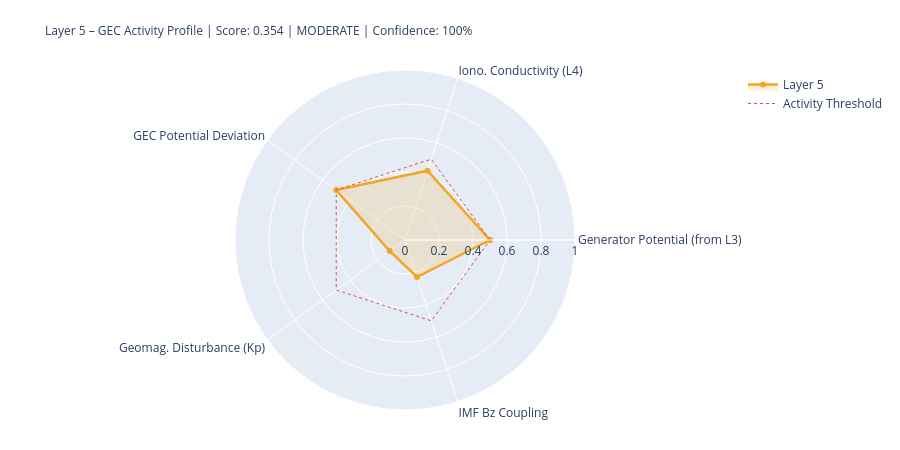

The notebook cell saved with this chart:
### Markdown cell above
---
## 5. State Assessment & Handoff to Layer 6

### Code cell
# ============================================================
# LAYER-5-SCORE
# ============================================================

# Components
# 1) Generator activity (Layer-3-driven)
gen_score = norm(generator_strength, 0.3, 2.0)
gen_src   = 'from_layer3' if l3_thunder_score is not None else 'estimated'

# 2) Ionospheric conductivity (Layer-4-driven)
iono_score = norm(iono_cond_factor, 0.7, 1.4)
iono_src   = 'from_layer4' if l4_ioniz is not None else 'estimated'

# 3) GEC potential deviation from reference
pot_score = norm(abs(delta_V_pct), 0, 30)  # 0 = at reference, 1 = 30% deviation
pot_src   = 'derived'

# 4) Geomagnetic disturbance (Kp) – modulates vertical currents
kp_score = norm(kp_val, 0, 9)
kp_src   = 'primary' if kp_now is not None else 'from_layer4'

# 5) IMF Bz coupling (southward = stronger M-I coupling → GEC influence)
bz_score = norm(-(bz_now or 0), -5, 30) if bz_now is not None else None
bz_src   = 'primary' if bz_now is not None else 'missing'

COMPONENTS = {
    'Generator Potential (from L3)':  {'score': gen_score,   'source': 'derived_from_layer3', 'dynamic': True},
    'Iono. Conductivity (L4)':      {'score': iono_score,  'source': iono_src, 'dynamic': True},
    'GEC Potential Deviation':      {'score': pot_score,   'source': pot_src,  'dynamic': True},
    'Geomag. Disturbance (Kp)':         {'score': kp_score,    'source': kp_src,   'dynamic': True},
    'IMF Bz Coupling':               {'score': bz_score,    'source': bz_src,   'dynamic': True},
}

available   = {k: v['score'] for k, v in COMPONENTS.items() if v['score'] is not None}
unavailable = [k for k, v in COMPONENTS.items() if v['score'] is None]
layer5_score = round(sum(available.values()) / len(available), 4) if available else None
confidence   = round(len(available) / len(COMPONENTS), 2)
level = ('unknown' if layer5_score is None
         else 'quiet'   if layer5_score < 0.3
         else 'moderate' if layer5_score < 0.6
         else 'active')
dominant_l5 = max(available, key=available.get) if available else 'none'

# Kp consistency: separate 1-min raw value from score value
kp_1m_raw   = kp_now          # directly from API (can be 0.0 during live measurement)
kp_for_score = kp_val          # from Layer-0 context or estimated value if needed
kp_score_src = kp_src

W = 68
print('=' * W)
print('LAYER 5 – GLOBAL ELECTRIC CIRCUIT – STATE ASSESSMENT')
print('=' * W)
for name, comp in COMPONENTS.items():
    s = comp['score']
    if s is not None:
        bar = '█' * int(s*20) + '░' * (20-int(s*20))
        print(f'  {name:<34} {bar}  {s:.3f}  [{comp["source"]}]')
    else:
        print(f'  {name:<34} {"─"*20}  n/a   [missing]')
print('-' * W)
print(f'  Score:         {layer5_score:.3f}  ({len(available)}/{len(COMPONENTS)} components)')
print(f'  Confidence:    {confidence:.0%}')
print(f'  Level:         {level.upper()}')
print(f'  Dominant:      {dominant_l5}')
print(f'  V_iono:        {V_iono_mod:.1f} kV  (Δ {delta_V_pct:+.1f}% vs. Ref)')
print(f'  I_total:       {I_total_mod:.1f} A   (Δ {delta_I_pct:+.1f}% vs. Ref)')
print('=' * W)

# Radar
cats   = list(available.keys())
vals_r = list(available.values())
if len(cats) >= 3:
    fig = go.Figure()
    fig.add_trace(go.Scatterpolar(
        r=vals_r + [vals_r[0]], theta=cats + [cats[0]],
        fill='toself', fillcolor='rgba(242,166,35,0.18)',
        line=dict(color='#F2A623', width=2.5), name='Layer 5'
    ))
    fig.add_trace(go.Scatterpolar(
        r=[0.5]*(len(cats)+1), theta=cats+[cats[0]],
        line=dict(color='#E24B4A', dash='dot', width=1),
        mode='lines', name='Activity Threshold'
    ))
    fig.update_layout(
        title=dict(
            text=f'Layer 5 – GEC Activity Profile | Score: {layer5_score:.3f} | {level.upper()} | Confidence: {confidence:.0%}',
            font=dict(size=12)
        ),
        polar=dict(radialaxis=dict(visible=True, range=[0,1])),
        height=450, showlegend=True,
        margin=dict(l=80, r=80, t=70, b=40)
    )
    fig.show()

### Figure 1 — Plotly figure (JSON) as saved in the notebook; plotly's stock layout.template omitted (floating-point values rounded to 4 significant figures)
{"data": [{"fill": "toself", "fillcolor": "rgba(242,166,35,0.18)", "line": {"color": "#F2A623", "width": 2.5}, "name": "Layer 5", "r": [0.5, 0.4287, 0.5, 0.1111, 0.2294, 0.5], "theta": ["Generator Potential (from L3)", "Iono. Conductivity (L4)", "GEC Potential Deviation", "Geomag. Disturbance (Kp)", "IMF Bz Coupling", "Generator Potential (from L3)"], "type": "scatterpolar"}, {"line": {"color": "#E24B4A", "dash": "dot", "width": 1}, "mode": "lines", "name": "Activity Threshold", "r": [0.5, 0.5, 0.5, 0.5, 0.5, 0.5], "theta": ["Generator Potential (from L3)", "Iono. Conductivity (L4)", "GEC Potential Deviation", "Geomag. Disturbance (Kp)", "IMF Bz Coupling", "Generator Potential (from L3)"], "type": "scatterpolar"}], "layout": {"height": 450, "margin": {"b": 40, "l": 80, "r": 80, "t": 70}, "polar": {"radialaxis": {"range": [0, 1], "visible": true}}, "showlegend": true, "title": {"font": {"size": 12}, "text": "Layer 5 – GEC Activity Profile | Score: 0.354 | MODERATE | Confidence: 100%"}}}
